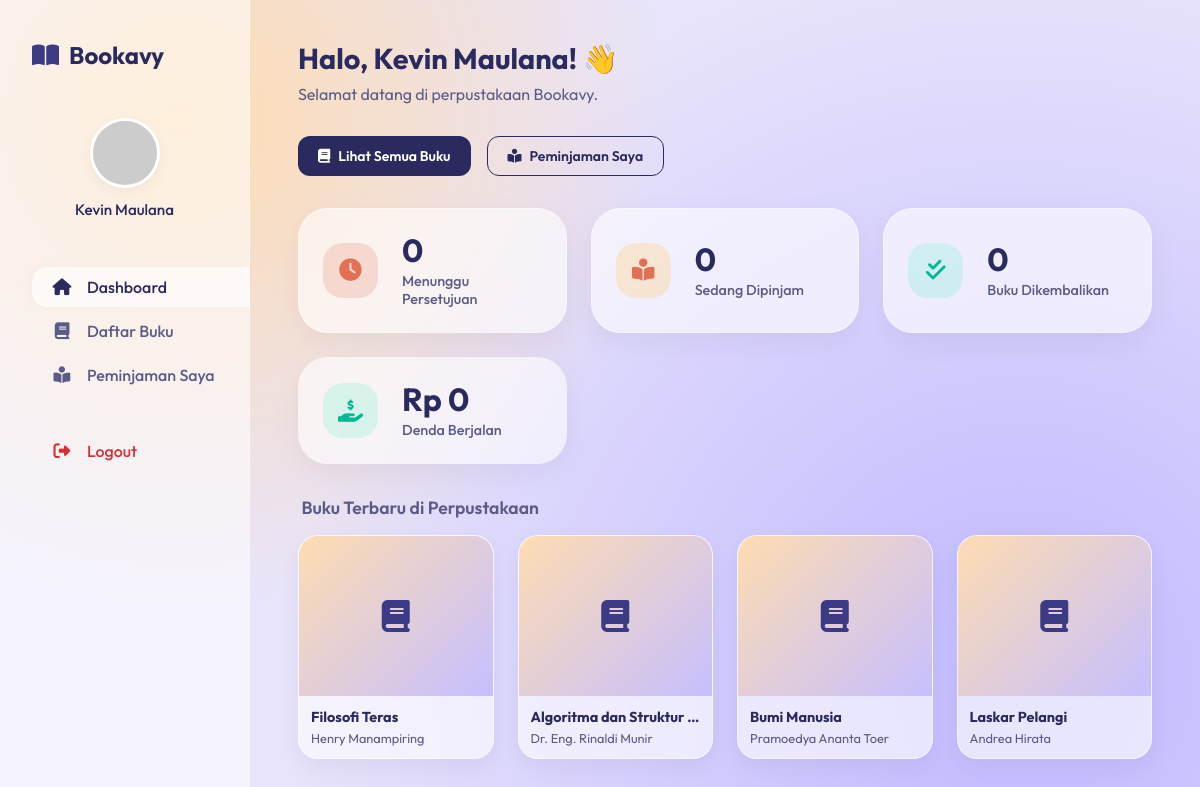
/?page=dashboard (signed in), run on the app's committed database.
### tables this page shows
CREATE TABLE IF NOT EXISTS `buku` (
  `id_buku` INT AUTO_INCREMENT PRIMARY KEY,
  `judul_buku` VARCHAR(255) NOT NULL,
  `kategori` VARCHAR(100) DEFAULT NULL,
  `pengarang` VARCHAR(100) NOT NULL,
  `penerbit` VARCHAR(100) NOT NULL,
  `tahun_terbit` INT NOT NULL,
  `stok` INT NOT NULL,
  `gambar` VARCHAR(255) DEFAULT NULL
);

### auth.php (called while the page is built, shortened)
<?php
function isAdmin(): bool {
    return isset($_SESSION['role']) && $_SESSION['role'] === 'admin';
}
function isAnggota(): bool {
    return isset($_SESSION['role']) && $_SESSION['role'] === 'anggota';
}
function e(mixed $value): string {
    return htmlspecialchars((string)($value ?? ''), ENT_QUOTES, 'UTF-8');
}

### pages/dashboard.php (the view, shortened to what this page needs)
<?php
$pdo      = db();
include __DIR__ . '/_layout_head.php';
?>
<?php if (isAdmin()): ?>
    <h1 class="page-title">Dashboard Admin</h1>
    <p class="page-subtitle">Selamat datang, <?= e($_SESSION['user_name']) ?>!</p>
    <div class="stat-grid">
        <div class="stat-card">
            <div class="stat-icon" style="background:rgba(116,185,255,.2);color:#0984e3">
                <i class="fa-solid fa-swatchbook"></i>
            </div>
            <div>
                <div class="stat-number"><?= $total_buku ?></div>
                <div class="stat-label">Total Buku</div>
            </div>
        </div>
        <div class="stat-card">
            <div class="stat-icon" style="background:rgba(85,239,196,.2);color:#00b894">
                <i class="fa-solid fa-users"></i>
            </div>
            <div>
                <div class="stat-number"><?= $total_anggota ?></div>
                <div class="stat-label">Total Anggota</div>
            </div>
        </div>
        <div class="stat-card">
            <div class="stat-icon" style="background:rgba(162,155,254,.2);color:#6c5ce7">
                <i class="fa-solid fa-handshake"></i>
            </div>
            <div>
                <div class="stat-number"><?= $total_peminjaman ?></div>
                <div class="stat-label">Total Peminjaman</div>
            </div>
        </div>
        <div class="stat-card">
            <div class="stat-icon" style="background:rgba(253,203,110,.3);color:#e17055">
                <i class="fa-solid fa-book-open-reader"></i>
            </div>
            <div>
                <div class="stat-number"><?= $buku_dipinjam ?></div>
                <div class="stat-label">Buku Sedang Dipinjam</div>
            </div>
        </div>
    </div>
<?php elseif (isAnggota()): ?>
    <?php
    $userId = $_SESSION['user_id'];
    $statMenunggu = $pdo->prepare('SELECT COUNT(*) FROM peminjaman WHERE id_anggota=? AND status="menunggu"');
    $statMenunggu->execute([$userId]);
    $stMenunggu = $statMenunggu->fetchColumn();
    $statDipinjam = $pdo->prepare('SELECT COUNT(*) FROM peminjaman WHERE id_anggota=? AND status="dipinjam"');
    $statDipinjam->execute([$userId]);
    $stDipinjam = $statDipinjam->fetchColumn();
    $statSelesai = $pdo->prepare('SELECT COUNT(*) FROM peminjaman WHERE id_anggota=? AND status="dikembalikan"');
    $statSelesai->execute([$userId]);
    $stSelesai = $statSelesai->fetchColumn();
    $totalDenda = 0;
    $latestBooks = $pdo->query('SELECT * FROM buku ORDER BY id_buku DESC LIMIT 4')->fetchAll();
    ?>
    <h1 class="page-title">Halo, <?= e($_SESSION['user_name']) ?>! 👋</h1>
    <p class="page-subtitle">Selamat datang di perpustakaan Bookavy.</p>
    <div style="display:flex;gap:16px;flex-wrap:wrap;margin-bottom:32px">
        <a href="?page=buku" class="btn btn-primary"><i class="fa-solid fa-book"></i> Lihat Semua Buku</a>
        <a href="?page=peminjaman" class="btn btn-outline"><i class="fa-solid fa-book-open-reader"></i> Peminjaman Saya</a>
    </div>
    <div class="stat-grid" style="grid-template-columns: repeat(auto-fit, minmax(200px, 1fr));">
        <div class="stat-card" style="padding: 24px;">
            <div class="stat-icon" style="background:rgba(225,112,85,.2);color:#e17055;width:55px;height:55px;font-size:1.4rem;">
                <i class="fa-solid fa-clock"></i>
            </div>
            <div>
                <div class="stat-number" style="font-size: 2rem;"><?= $stMenunggu ?></div>
                <div class="stat-label">Menunggu Persetujuan</div>
            </div>
        </div>
        <div class="stat-card" style="padding: 24px;">
            <div class="stat-icon" style="background:rgba(253,203,110,.3);color:#e17055;width:55px;height:55px;font-size:1.4rem;">
                <i class="fa-solid fa-book-open-reader"></i>
            </div>
            <div>
                <div class="stat-number" style="font-size: 2rem;"><?= $stDipinjam ?></div>
                <div class="stat-label">Sedang Dipinjam</div>
            </div>
        </div>
        <div class="stat-card" style="padding: 24px;">
            <div class="stat-icon" style="background:rgba(85,239,196,.2);color:#00b894;width:55px;height:55px;font-size:1.4rem;">
                <i class="fa-solid fa-check-double"></i>
            </div>
            <div>
                <div class="stat-number" style="font-size: 2rem;"><?= $stSelesai ?></div>
                <div class="stat-label">Buku Dikembalikan</div>
            </div>
        </div>
        <div class="stat-card" style="padding: 24px; border: 1px solid <?= $totalDenda > 0 ? 'rgba(225, 112, 85, .3)' : 'transparent' ?>;">
            <div class="stat-icon" style="background:<?= $totalDenda > 0 ? 'rgba(225, 112, 85, .2)' : 'rgba(85, 239, 196, .2)' ?>;color:<?= $totalDenda > 0 ? '#e17055' : '#00b894' ?>;width:55px;height:55px;font-size:1.4rem;">
                <i class="fa-solid fa-hand-holding-dollar"></i>
            </div>
            <div>
                <div class="stat-number" style="font-size: 2rem; color: <?= $totalDenda > 0 ? '#e17055' : 'inherit' ?>;">Rp <?= number_format($totalDenda, 0, ',', '.') ?></div>
                <div class="stat-label">Denda Berjalan</div>
            </div>
        </div>
    </div>
    <h2 style="font-size:1.1rem;font-weight:600;margin-bottom:16px;margin-top:20px;color:var(--brand-muted)">
        <i class="fa-solid fa-sparkles"></i> Buku Terbaru di Perpustakaan
    </h2>
    <?php if (empty($latestBooks)): ?>
        <p style="color:var(--brand-muted)">Belum ada buku saat ini.</p>
    <?php else: ?>
        <div class="book-grid" style="grid-template-columns: repeat(auto-fill, minmax(180px, 1fr));">
            <?php foreach ($latestBooks as $b): ?>
            <a href="?page=buku&search=<?= urlencode($b['judul_buku']) ?>" style="text-decoration:none; color:inherit;">
                <div class="book-card">
                    <div class="book-cover" style="height:160px; font-size:2rem;">
                        <?php if ($b['gambar']): ?>
                            <img src="../uploads/<?= e($b['gambar']) ?>" alt="<?= e($b['judul_buku']) ?>" onerror="this.parentElement.innerHTML='<i class=\'fa-solid fa-book\'></i>'">
                        <?php else: ?>
                            <i class="fa-solid fa-book"></i>
                        <?php endif; ?>
                    </div>
                    <div class="book-info" style="padding:12px;">
                        <div class="book-title" style="white-space:nowrap; overflow:hidden; text-overflow:ellipsis;"><?= e($b['judul_buku']) ?></div>
                        <div class="book-author" style="margin-bottom:0; white-space:nowrap; overflow:hidden; text-overflow:ellipsis;"><?= e($b['pengarang']) ?></div>
                    </div>
                </div>
            </a>
            <?php endforeach; ?>
        </div>
    <?php endif; ?>
<?php else: ?>
    <h1 class="page-title">Selamat Datang di Bookavy</h1>
    <p class="page-subtitle">Silakan <a href="?page=login">login</a> atau <a href="?page=register">daftar</a> untuk mulai meminjam buku.</p>
<?php endif; ?>
<?php include __DIR__ . '/_layout_foot.php'; ?>

### style.css (style rules this page uses)
:root { --brand-bg1: #fedcb2; --brand-bg2: #c6bfff; --brand-container: rgba(255, 255, 255, 0.45); --brand-dark: #2a2a5e; --brand-muted: #5b5b88; --brand-light: #8585a9; --brand-purple: #3a3a85; --brand-pink: #fde8e9; --app-gradient: radial-gradient(circle at 15% 15%, var(--brand-bg1) 0%, transparent 40%), radial-gradient(circle at 85% 85%, var(--brand-bg2) 10%, transparent 60%), #e8e4fb; }
*, *::before, *::after { box-sizing: border-box; margin: 0; padding: 0; }
body { font-family: "Outfit", sans-serif; background: var(--app-gradient); background-attachment: fixed; color: var(--brand-dark); min-height: 100vh; }
a { color: inherit; }
.page-title { font-size: 1.8rem; font-weight: 700; margin-bottom: 8px; }
.page-subtitle { color: var(--brand-muted); margin-bottom: 32px; }
.stat-grid { display: grid; grid-template-columns: repeat(auto-fit, minmax(220px, 1fr)); gap: 24px; margin-bottom: 32px; }
.stat-card { background: rgba(255,255,255,0.6); border-radius: 30px; padding: 32px; display: flex; align-items: center; gap: 24px; border: 1px solid rgba(255,255,255,0.4); box-shadow: 0 10px 30px rgba(0,0,0,.05); transition: all .3s ease; }
.stat-icon { width: 65px; height: 65px; border-radius: 20px; display: flex; align-items: center; justify-content: center; font-size: 1.8rem; flex-shrink: 0; }
.stat-number { font-size: 2.5rem; font-weight: 700; line-height: 1.1; margin-bottom: 4px; }
.stat-label { color: var(--brand-muted); font-weight: 500; font-size: 0.9rem; }
.btn { display: inline-flex; align-items: center; gap: 8px; padding: 10px 20px; border-radius: 12px; font-family: inherit; font-size: 0.875rem; font-weight: 600; cursor: pointer; border: none; text-decoration: none; transition: all .25s ease; }
.btn-primary { background: var(--brand-dark); color: #fff; }
.btn-outline { background: transparent; border: 1.5px solid var(--brand-dark); color: var(--brand-dark); }
.book-grid { display: grid; grid-template-columns: repeat(auto-fill, minmax(210px, 1fr)); gap: 24px; }
.book-card { background: rgba(255,255,255,0.6); border-radius: 20px; overflow: hidden; border: 1px solid rgba(255,255,255,0.5); box-shadow: 0 8px 25px rgba(0,0,0,.05); transition: all .3s ease; }
.book-cover { height: 200px; background: linear-gradient(135deg, var(--brand-bg1), var(--brand-bg2)); display: flex; align-items: center; justify-content: center; font-size: 3rem; color: var(--brand-purple); overflow: hidden; }
.book-info { padding: 16px; }
.book-title { font-weight: 700; font-size: 0.9rem; margin-bottom: 4px; }
.book-author { color: var(--brand-muted); font-size: 0.8rem; margin-bottom: 8px; }

### data on the page
buku: judul_buku "Filosofi Teras", pengarang "Henry Manampiring"
buku: judul_buku "Algoritma dan Struktur…", pengarang "Dr. Eng. Rinaldi Munir"
buku: judul_buku "Bumi Manusia", pengarang "Pramoedya Ananta Toer"
buku: judul_buku "Laskar Pelangi", pengarang "Andrea Hirata"

### other printed values
$userName "Kevin Maulana"
$label "Dashboard Daftar Buku Peminjaman Saya"
$_SESSION['user_name'] "Kevin Maulana"
$stMenunggu "0"
$stDipinjam "0"
$stSelesai "0"
$totalDenda "0"
